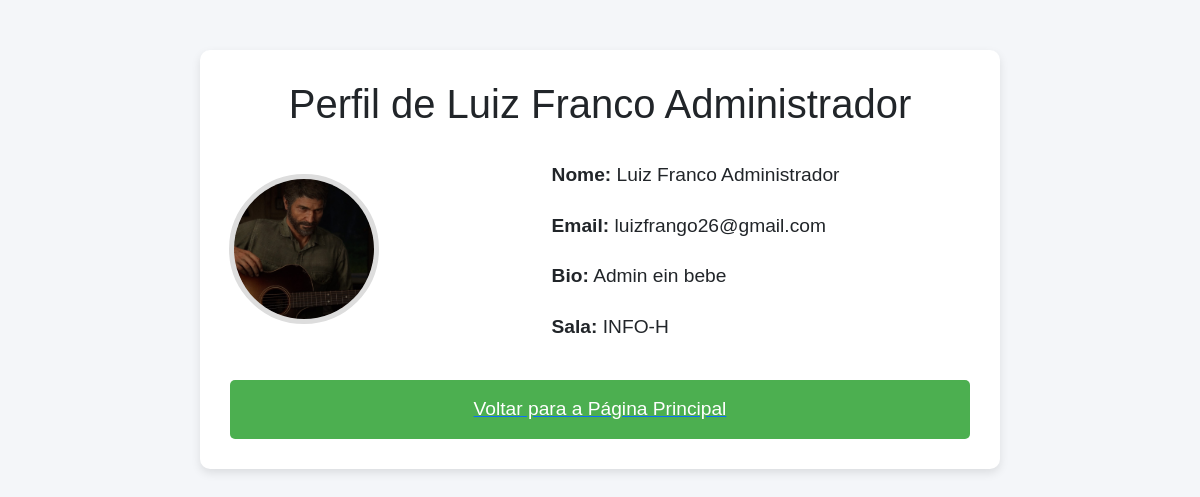
The page /perfil/1/ on the database its author committed.
### app/models.py (models this page shows, shortened)
class CustomUser(AbstractBaseUser, PermissionsMixin):
    email = models.EmailField(unique=True)
    bio = models.TextField(blank=True, null=True)
    nome = models.CharField(max_length=30, blank=True)
    sobrenome = models.CharField(max_length=30, blank=True)
    room = models.CharField(max_length=255, blank=True, null=True)
    foto_perfil = models.ImageField(upload_to='fotos_perfil/', blank=True, null=True)
    is_staff = models.BooleanField(default=False)
    is_active = models.BooleanField(default=True)
    USERNAME_FIELD = 'email'
    REQUIRED_FIELDS = []
    objects = CustomUserManager()

### app/views.py (the view)
# urls.py: path('perfil/<int:usuario_id>/', views.perfil_usuario, name='perfil_usuario'),
def perfil_usuario(request, usuario_id):
    usuario = get_object_or_404(CustomUser, id=usuario_id)
    return render(request, 'perfil_usuario.html', {'usuario': usuario})

### app/templates/perfil_usuario.html (shortened to what this page needs)
<!DOCTYPE html>
<html lang="pt-br">
<head>
    <link href="https://cdn.jsdelivr.net/npm/bootstrap@5.3.0/dist/css/bootstrap.min.css" rel="stylesheet">
    {% load static %}
</head>
<body>
    <div class="container">
        <h1>Perfil de {{ usuario.nome }} {{ usuario.sobrenome }}</h1>
        <div class="row">
            <div class="col-md-3">
                {% if usuario.foto_perfil %}
                    <img src="{{ usuario.foto_perfil.url }}" alt="Foto de perfil" class="foto-perfil">
                {% else %}
                    <img src="{% static 'default_profile.png' %}" alt="Foto de perfil" class="foto-perfil">
                {% endif %}
            </div>
            <div class="col-md-9">
                <div class="info-perfil">
                    <p><strong>Nome:</strong> {{ usuario.nome }} {{ usuario.sobrenome }}</p>
                    <p><strong>Email:</strong> {{ usuario.email }}</p>
                    <p><strong>Bio:</strong> {{ usuario.bio }}</p>
                    <p><strong>Sala:</strong> {{ usuario.room }}</p>
                </div>
            </div>
        </div>
        <a href="{% url 'index' %}">
            <button class="btn-voltar">Voltar para a Página Principal</button>
        </a>
    </div>
</body>
</html>

### app/templates/perfil_usuario.html (style rules this page uses)
body { background-color: #f4f6f9; font-family: Arial, sans-serif; }
.container { margin-top: 50px; max-width: 800px; padding: 30px; background-color: white; border-radius: 10px; box-shadow: 0px 4px 10px rgba(0, 0, 0, 0.1); }
h1 { text-align: center; font-size: 2.5rem; margin-bottom: 30px; }
.foto-perfil { width: 150px; height: 150px; border-radius: 50%; object-fit: cover; margin-right: 20px; border: 5px solid #ddd; transition: all 0.3s ease; }
.info-perfil { font-size: 1.2rem; line-height: 1.8; }
.btn-voltar { margin-top: 20px; display: block; width: 100%; background-color: #4CAF50; color: white; border: none; padding: 15px; font-size: 1.2rem; border-radius: 5px; cursor: pointer; transition: background-color 0.3s ease; }
.row { display: flex; justify-content: center; align-items: center; }
.col-md-3, .col-md-9 { display: flex; justify-content: center; align-items: center; }
.col-md-3 { margin-bottom: 20px; }
.col-md-9 { flex-direction: column; }

### rows shown on the page
CustomUser: nome "Luiz", sobrenome "Franco Administrador", foto_perfil (picture), email "luizfrango26@gmail.com", bio "Admin ein bebe", room "INFO-H"
